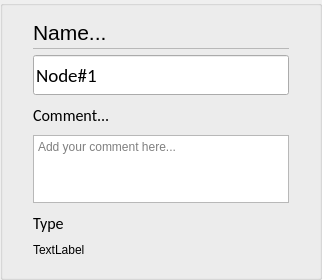
      <widget class="stw_opensyde_gui_elements::C_OgeGbx" name="pc_GroupBoxGeneral">
       <property name="maximumSize">
        <size>
         <width>16777215</width>
         <height>280</height>
        </size>
       </property>
       <property name="title">
        <string/>
       </property>
       <layout class="QHBoxLayout" name="horizontalLayout_2">
        <property name="leftMargin">
         <number>30</number>
        </property>
        <property name="rightMargin">
         <number>30</number>
        </property>
        <property name="bottomMargin">
         <number>13</number>
        </property>
        <item>
         <layout class="QVBoxLayout" name="verticalLayout_2">
          <property name="spacing">
           <number>0</number>
          </property>
          <property name="sizeConstraint">
           <enum>QLayout::SetMinimumSize</enum>
          </property>
          <item>
           <layout class="QHBoxLayout" name="horizontalLayout_3" stretch="0,1">
            <property name="spacing">
             <number>6</number>
            </property>
            <item>
             <widget class="stw_opensyde_gui_elements::C_OgeLabHeadingGroupBold" name="pc_LabelName">
              <property name="minimumSize">
               <size>
                <width>0</width>
                <height>30</height>
               </size>
              </property>
              <property name="maximumSize">
               <size>
                <width>16777215</width>
                <height>30</height>
               </size>
              </property>
              <property name="font">
               <font>
                <family>Segoe UI</family>
                <pointsize>16</pointsize>
               </font>
              </property>
              <property name="text">
               <string>Name...</string>
              </property>
             </widget>
            </item>
            <item>
             <spacer name="horizontalSpacer_6">
              <property name="orientation">
               <enum>Qt::Horizontal</enum>
              </property>
              <property name="sizeHint" stdset="0">
               <size>
                <width>40</width>
                <height>1</height>
               </size>
              </property>
             </spacer>
            </item>
           </layout>
          </item>
          <item>
           <layout class="QHBoxLayout" name="horizontalLayout_16" stretch="1">
            <property name="spacing">
             <number>0</number>
            </property>
            <property name="topMargin">
             <number>1</number>
            </property>
            <property name="bottomMargin">
             <number>0</number>
            </property>
            <item>
             <widget class="stw_opensyde_gui_elements::C_OgeFrameSeparator" name="frame">
              <property name="minimumSize">
               <size>
                <width>0</width>
                <height>1</height>
               </size>
              </property>
              <property name="maximumSize">
               <size>
                <width>16777215</width>
                <height>1</height>
               </size>
              </property>
              <property name="frameShape">
               <enum>QFrame::StyledPanel</enum>
              </property>
              <property name="frameShadow">
               <enum>QFrame::Raised</enum>
              </property>
             </widget>
            </item>
           </layout>
          </item>
          <item>
           <layout class="QHBoxLayout" name="horizontalLayout" stretch="1">
            <property name="spacing">
             <number>0</number>
            </property>
            <property name="topMargin">
             <number>6</number>
            </property>
            <item>
             <layout class="QVBoxLayout" name="verticalLayout_3" stretch="0,0,0,0,1">
              <property name="spacing">
               <number>0</number>
              </property>
              <item>
               <layout class="QHBoxLayout" name="horizontalLayout_17">
                <item>
                 <widget class="stw_opensyde_gui_elements::C_OgeLePropertiesName" name="pc_LineEditName">
                  <property name="minimumSize">
                   <size>
                    <width>0</width>
                    <height>40</height>
                   </size>
                  </property>
                  <property name="maximumSize">
                   <size>
                    <width>16777215</width>
                    <height>40</height>
                   </size>
                  </property>
                  <property name="font">
                   <font>
                    <family>Calibri</family>
                    <pointsize>14</pointsize>
                   </font>
                  </property>
                  <property name="text">
                   <string>Node#1</string>
                  </property>
                  <property name="placeholderText">
                   <string/>
                  </property>
                 </widget>
                </item>
               </layout>
              </item>
              <item>
               <layout class="QHBoxLayout" name="horizontalLayout_9" stretch="0,1">
                <property name="spacing">
                 <number>6</number>
                </property>
                <item>
                 <widget class="stw_opensyde_gui_elements::C_OgeLabHeadingGroupBold" name="pc_LabelComment">
                  <property name="minimumSize">
                   <size>
                    <width>0</width>
                    <height>40</height>
                   </size>
                  </property>
                  <property name="maximumSize">
                   <size>
                    <width>16777215</width>
                    <height>40</height>
                   </size>
                  </property>
                  <property name="font">
                   <font>
                    <family>Calibri</family>
                    <pointsize>12</pointsize>
                   </font>
                  </property>
                  <property name="text">
                   <string>Comment...</string>
                  </property>
                 </widget>
                </item>
                <item>
                 <spacer name="horizontalSpacer_11">
                  <property name="orientation">
                   <enum>Qt::Horizontal</enum>
                  </property>
                  <property name="sizeHint" stdset="0">
                   <size>
                    <width>40</width>
                    <height>1</height>
                   </size>
                  </property>
                 </spacer>
                </item>
               </layout>
              </item>
              <item>
               <layout class="QHBoxLayout" name="horizontalLayout_18">
                <item>
                 <widget class="stw_opensyde_gui_elements::C_OgeTedPropertiesComment" name="pc_CommentText">
                  <property name="sizePolicy">
                   <sizepolicy hsizetype="Expanding" vsizetype="Expanding">
                    <horstretch>0</horstretch>
                    <verstretch>0</verstretch>
                   </sizepolicy>
                  </property>
                  <property name="minimumSize">
                   <size>
                    <width>0</width>
                    <height>68</height>
                   </size>
                  </property>
                  <property name="maximumSize">
                   <size>
                    <width>16777215</width>
                    <height>68</height>
                   </size>
                  </property>
                  <property name="tabChangesFocus">
                   <bool>true</bool>
                  </property>
                  <property name="html">
                   <string>&lt;!DOCTYPE HTML PUBLIC &quot;-//W3C//DTD HTML 4.0//EN&quot; &quot;http://www.w3.org/TR/REC-html40/strict.dtd&quot;&gt;
&lt;html&gt;&lt;head&gt;&lt;meta name=&quot;qrichtext&quot; content=&quot;1&quot; /&gt;&lt;style type=&quot;text/css&quot;&gt;
p, li { white-space: pre-wrap; }
&lt;/style&gt;&lt;/head&gt;&lt;body style=&quot; font-family:'MS Shell Dlg 2'; font-size:8.25pt; font-weight:400; font-style:normal;&quot;&gt;
&lt;p style=&quot;-qt-paragraph-type:empty; margin-top:0px; margin-bottom:0px; margin-left:0px; margin-right:0px; -qt-block-indent:0; text-indent:0px;&quot;&gt;&lt;br /&gt;&lt;/p&gt;&lt;/body&gt;&lt;/html&gt;</string>
                  </property>
                  <property name="acceptRichText">
                   <bool>false</bool>
                  </property>
                  <property name="placeholderText">
                   <string>Add your comment here...</string>
                  </property>
                 </widget>
                </item>
               </layout>
              </item>
              <item>
               <layout class="QHBoxLayout" name="horizontalLayout_5" stretch="0">
                <item>
                 <layout class="QVBoxLayout" name="verticalLayout_4">
                  <property name="spacing">
                   <number>0</number>
                  </property>
                  <property name="sizeConstraint">
                   <enum>QLayout::SetMinimumSize</enum>
                  </property>
                  <item>
                   <layout class="QHBoxLayout" name="horizontalLayout_10" stretch="0,1">
                    <property name="spacing">
                     <number>6</number>
                    </property>
                    <item>
                     <widget class="stw_opensyde_gui_elements::C_OgeLabHeadingGroupBold" name="pc_LabelType">
                      <property name="minimumSize">
                       <size>
                        <width>0</width>
                        <height>40</height>
                       </size>
                      </property>
                      <property name="maximumSize">
                       <size>
                        <width>16777215</width>
                        <height>40</height>
                       </size>
                      </property>
                      <property name="font">
                       <font>
                        <family>Calibri</family>
                        <pointsize>12</pointsize>
                       </font>
                      </property>
                      <property name="text">
                       <string>Type</string>
                      </property>
                     </widget>
                    </item>
                    <item>
                     <spacer name="horizontalSpacer_12">
                      <property name="orientation">
                       <enum>Qt::Horizontal</enum>
                      </property>
                      <property name="sizeHint" stdset="0">
                       <size>
                        <width>40</width>
                        <height>1</height>
                       </size>
                      </property>
                     </spacer>
                    </item>
                   </layout>
                  </item>
                  <item>
                   <layout class="QHBoxLayout" name="horizontalLayout_19">
                    <item>
                     <widget class="stw_opensyde_gui_elements::C_OgeLabGroupItemValue" name="pc_LabelTypeValue">
                      <property name="text">
                       <string>TextLabel</string>
                      </property>
                     </widget>
                    </item>
                    <item>
                     <spacer name="horizontalSpacer_19">
                      <property name="orientation">
                       <enum>Qt::Horizontal</enum>
                      </property>
                      <property name="sizeHint" stdset="0">
                       <size>
                        <width>40</width>
                        <height>1</height>
                       </size>
                      </property>
                     </spacer>
                    </item>
                   </layout>
                  </item>
                 </layout>
                </item>
               </layout>
              </item>
              <item>
               <spacer name="verticalSpacer_5">
                <property name="orientation">
                 <enum>Qt::Vertical</enum>
                </property>
                <property name="sizeHint" stdset="0">
                 <size>
                  <width>20</width>
                  <height>25</height>
                 </size>
                </property>
               </spacer>
              </item>
             </layout>
            </item>
           </layout>
          </item>
         </layout>
        </item>
       </layout>
      </widget>
